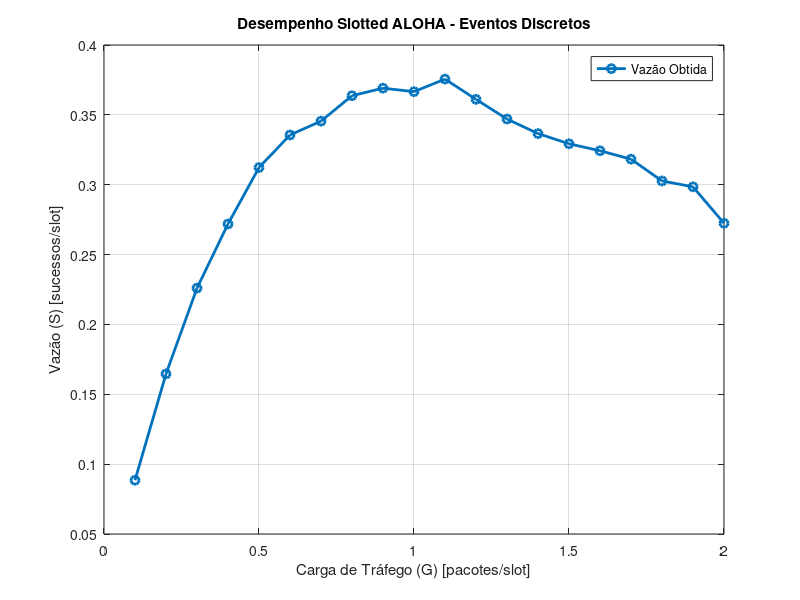

This figure's MATLAB source:
% Simulação Slotted ALOHA - Avaliação Parcial 1 (Redes de Computadores)
clear all; close all; clc;

% Parâmetros da Simulação
num_slots = 10000;          % Duração da simulação
G_range = 0.1:0.1:2.0;      % Carga de tráfego (tentativas por slot)
S = zeros(size(G_range));   % Eficiência (Throughput)
packet_loss = zeros(size(G_range));

for i = 1:length(G_range)
    G = G_range(i);
    sucesso = 0;
    colisao = 0;
    vazio = 0;
    
    for slot = 1:num_slots
        % Número de pacotes tentando acessar o slot (Distribuição de Poisson)
        num_tentativas = poissrnd(G);
        
        if num_tentativas == 1
            sucesso = sucesso + 1;
        elseif num_tentativas > 1
            colisao = colisao + 1;
        else
            vazio = vazio + 1;
        end
    end
    
    S(i) = sucesso / num_slots;
    packet_loss(i) = (colisao * G) / (sucesso + colisao * G); % Estimativa simples
end

% Gráfico de Desempenho
figure;
plot(G_range, S, '-o', 'LineWidth', 2);
grid on;
xlabel('Carga de Tráfego (G) [pacotes/slot]');
ylabel('Vazão (S) [sucessos/slot]');
title('Desempenho Slotted ALOHA - Eventos Discretos');
legend('Vazão Obtida');
